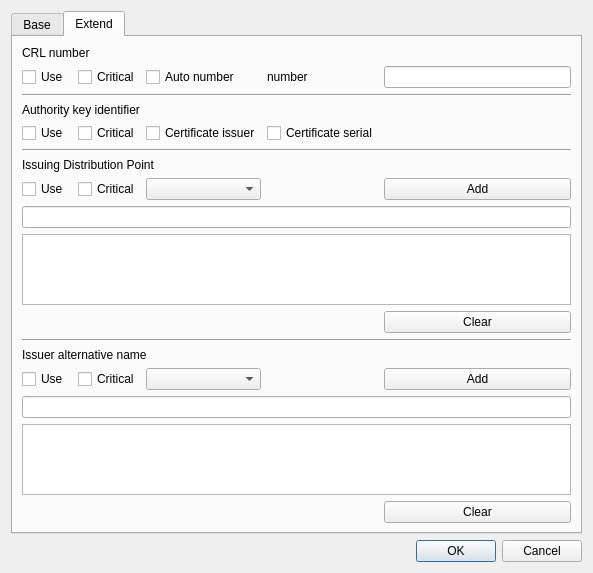
<?xml version="1.0" encoding="UTF-8"?>
<ui version="4.0">
 <class>MakeCRLProfileDlg</class>
 <widget class="QDialog" name="MakeCRLProfileDlg">
  <property name="geometry">
   <rect>
    <x>0</x>
    <y>0</y>
    <width>593</width>
    <height>566</height>
   </rect>
  </property>
  <property name="windowTitle">
   <string>Make CRL policy</string>
  </property>
  <layout class="QVBoxLayout" name="verticalLayout">
   <item>
    <spacer name="verticalSpacer_3">
     <property name="orientation">
      <enum>Qt::Vertical</enum>
     </property>
     <property name="sizeHint" stdset="0">
      <size>
       <width>20</width>
       <height>40</height>
      </size>
     </property>
    </spacer>
   </item>
   <item>
    <widget class="QTabWidget" name="mCRLTab">
     <property name="currentIndex">
      <number>1</number>
     </property>
     <widget class="QWidget" name="tab">
      <attribute name="title">
       <string>Base</string>
      </attribute>
      <layout class="QGridLayout" name="gridLayout">
       <item row="5" column="0">
        <widget class="QLabel" name="label_4">
         <property name="text">
          <string>CRL period</string>
         </property>
        </widget>
       </item>
       <item row="0" column="1" colspan="4">
        <widget class="QLineEdit" name="mNameText"/>
       </item>
       <item row="6" column="0" colspan="2">
        <widget class="QCheckBox" name="mUseFromNowCheck">
         <property name="text">
          <string>Use from now</string>
         </property>
        </widget>
       </item>
       <item row="3" column="4">
        <widget class="QComboBox" name="mHashCombo"/>
       </item>
       <item row="6" column="3" colspan="2">
        <widget class="QLineEdit" name="mValidDaysText"/>
       </item>
       <item row="3" column="2">
        <widget class="QLabel" name="label_6">
         <property name="text">
          <string>Hash</string>
         </property>
        </widget>
       </item>
       <item row="7" column="4">
        <widget class="QDateTimeEdit" name="mNextUpdateDateTime"/>
       </item>
       <item row="1" column="0" colspan="5">
        <widget class="Line" name="line">
         <property name="orientation">
          <enum>Qt::Horizontal</enum>
         </property>
        </widget>
       </item>
       <item row="2" column="0">
        <widget class="QLabel" name="label_2">
         <property name="text">
          <string>CRL Type</string>
         </property>
        </widget>
       </item>
       <item row="8" column="1">
        <spacer name="verticalSpacer">
         <property name="orientation">
          <enum>Qt::Vertical</enum>
         </property>
         <property name="sizeHint" stdset="0">
          <size>
           <width>20</width>
           <height>40</height>
          </size>
         </property>
        </spacer>
       </item>
       <item row="6" column="2">
        <widget class="QLabel" name="label_7">
         <property name="text">
          <string>Valid days</string>
         </property>
        </widget>
       </item>
       <item row="3" column="0">
        <widget class="QLabel" name="label_3">
         <property name="text">
          <string>Version</string>
         </property>
        </widget>
       </item>
       <item row="7" column="0">
        <widget class="QLabel" name="label_5">
         <property name="text">
          <string>Last Update</string>
         </property>
        </widget>
       </item>
       <item row="3" column="1">
        <widget class="QComboBox" name="mVersionCombo"/>
       </item>
       <item row="0" column="0">
        <widget class="QLabel" name="label">
         <property name="text">
          <string>Name</string>
         </property>
        </widget>
       </item>
       <item row="7" column="1">
        <widget class="QDateTimeEdit" name="mLastUpdateDateTime"/>
       </item>
       <item row="7" column="2">
        <widget class="QLabel" name="label_8">
         <property name="text">
          <string>Next Update</string>
         </property>
        </widget>
       </item>
       <item row="4" column="0" colspan="5">
        <widget class="Line" name="line_2">
         <property name="orientation">
          <enum>Qt::Horizontal</enum>
         </property>
        </widget>
       </item>
      </layout>
     </widget>
     <widget class="QWidget" name="tab_2">
      <attribute name="title">
       <string>Extend</string>
      </attribute>
      <layout class="QGridLayout" name="gridLayout_2">
       <item row="7" column="1">
        <widget class="QCheckBox" name="mIDPCriticalCheck">
         <property name="text">
          <string>Critical</string>
         </property>
        </widget>
       </item>
       <item row="1" column="2">
        <widget class="QCheckBox" name="mCRLNumAutoCheck">
         <property name="text">
          <string>Auto number</string>
         </property>
        </widget>
       </item>
       <item row="4" column="1">
        <widget class="QCheckBox" name="mAKICriticalCheck">
         <property name="text">
          <string>Critical</string>
         </property>
        </widget>
       </item>
       <item row="7" column="2">
        <widget class="QComboBox" name="mIDPCombo"/>
       </item>
       <item row="13" column="2">
        <widget class="QComboBox" name="mIANCombo"/>
       </item>
       <item row="7" column="0">
        <widget class="QCheckBox" name="mIDPUseCheck">
         <property name="text">
          <string>Use</string>
         </property>
        </widget>
       </item>
       <item row="13" column="1">
        <widget class="QCheckBox" name="mIANCriticalCheck">
         <property name="text">
          <string>Critical</string>
         </property>
        </widget>
       </item>
       <item row="13" column="0">
        <widget class="QCheckBox" name="mIANUseCheck">
         <property name="text">
          <string>Use</string>
         </property>
        </widget>
       </item>
       <item row="4" column="3">
        <widget class="QCheckBox" name="mAKICertSerialCheck">
         <property name="text">
          <string>Certificate serial</string>
         </property>
        </widget>
       </item>
       <item row="0" column="0" colspan="2">
        <widget class="QLabel" name="label_9">
         <property name="text">
          <string>CRL number</string>
         </property>
        </widget>
       </item>
       <item row="12" column="0" colspan="3">
        <widget class="QLabel" name="label_12">
         <property name="text">
          <string>Issuer alternative name</string>
         </property>
        </widget>
       </item>
       <item row="4" column="0">
        <widget class="QCheckBox" name="mAKIUseCheck">
         <property name="text">
          <string>Use</string>
         </property>
        </widget>
       </item>
       <item row="1" column="1">
        <widget class="QCheckBox" name="mCRLNumCriticalCheck">
         <property name="text">
          <string>Critical</string>
         </property>
        </widget>
       </item>
       <item row="4" column="2">
        <widget class="QCheckBox" name="mAKICertIssuerCheck">
         <property name="text">
          <string>Certificate issuer</string>
         </property>
        </widget>
       </item>
       <item row="6" column="0" colspan="3">
        <widget class="QLabel" name="label_11">
         <property name="text">
          <string>Issuing Distribution Point</string>
         </property>
        </widget>
       </item>
       <item row="1" column="0">
        <widget class="QCheckBox" name="mCRLNumUseCheck">
         <property name="text">
          <string>Use</string>
         </property>
        </widget>
       </item>
       <item row="3" column="0" colspan="2">
        <widget class="QLabel" name="label_10">
         <property name="text">
          <string>Authority key identifier</string>
         </property>
        </widget>
       </item>
       <item row="1" column="4">
        <widget class="QLineEdit" name="mCRLNumText"/>
       </item>
       <item row="1" column="3">
        <widget class="QLabel" name="label_13">
         <property name="text">
          <string>number</string>
         </property>
        </widget>
       </item>
       <item row="2" column="0" colspan="5">
        <widget class="Line" name="line_3">
         <property name="orientation">
          <enum>Qt::Horizontal</enum>
         </property>
        </widget>
       </item>
       <item row="5" column="0" colspan="5">
        <widget class="Line" name="line_4">
         <property name="orientation">
          <enum>Qt::Horizontal</enum>
         </property>
        </widget>
       </item>
       <item row="7" column="4">
        <widget class="QPushButton" name="mIDPAddBtn">
         <property name="text">
          <string>Add</string>
         </property>
        </widget>
       </item>
       <item row="8" column="0" colspan="5">
        <widget class="QLineEdit" name="mIDPText"/>
       </item>
       <item row="9" column="0" colspan="5">
        <widget class="QTableWidget" name="mIDPTable"/>
       </item>
       <item row="10" column="4">
        <widget class="QPushButton" name="mIDPClearBtn">
         <property name="text">
          <string>Clear</string>
         </property>
        </widget>
       </item>
       <item row="11" column="0" colspan="5">
        <widget class="Line" name="line_5">
         <property name="orientation">
          <enum>Qt::Horizontal</enum>
         </property>
        </widget>
       </item>
       <item row="13" column="4">
        <widget class="QPushButton" name="mIANAddBtn">
         <property name="text">
          <string>Add</string>
         </property>
        </widget>
       </item>
       <item row="16" column="4">
        <widget class="QPushButton" name="mIANClearBtn">
         <property name="text">
          <string>Clear</string>
         </property>
        </widget>
       </item>
       <item row="14" column="0" colspan="5">
        <widget class="QLineEdit" name="mIANText"/>
       </item>
       <item row="15" column="0" colspan="5">
        <widget class="QTableWidget" name="mIANTable"/>
       </item>
      </layout>
     </widget>
    </widget>
   </item>
   <item>
    <spacer name="verticalSpacer_2">
     <property name="orientation">
      <enum>Qt::Vertical</enum>
     </property>
     <property name="sizeHint" stdset="0">
      <size>
       <width>20</width>
       <height>40</height>
      </size>
     </property>
    </spacer>
   </item>
   <item>
    <widget class="QDialogButtonBox" name="buttonBox">
     <property name="orientation">
      <enum>Qt::Horizontal</enum>
     </property>
     <property name="standardButtons">
      <set>QDialogButtonBox::Cancel|QDialogButtonBox::Ok</set>
     </property>
    </widget>
   </item>
  </layout>
 </widget>
 <resources/>
 <connections>
  <connection>
   <sender>buttonBox</sender>
   <signal>accepted()</signal>
   <receiver>MakeCRLProfileDlg</receiver>
   <slot>accept()</slot>
   <hints>
    <hint type="sourcelabel">
     <x>248</x>
     <y>254</y>
    </hint>
    <hint type="destinationlabel">
     <x>157</x>
     <y>274</y>
    </hint>
   </hints>
  </connection>
  <connection>
   <sender>buttonBox</sender>
   <signal>rejected()</signal>
   <receiver>MakeCRLProfileDlg</receiver>
   <slot>reject()</slot>
   <hints>
    <hint type="sourcelabel">
     <x>316</x>
     <y>260</y>
    </hint>
    <hint type="destinationlabel">
     <x>286</x>
     <y>274</y>
    </hint>
   </hints>
  </connection>
 </connections>
</ui>
